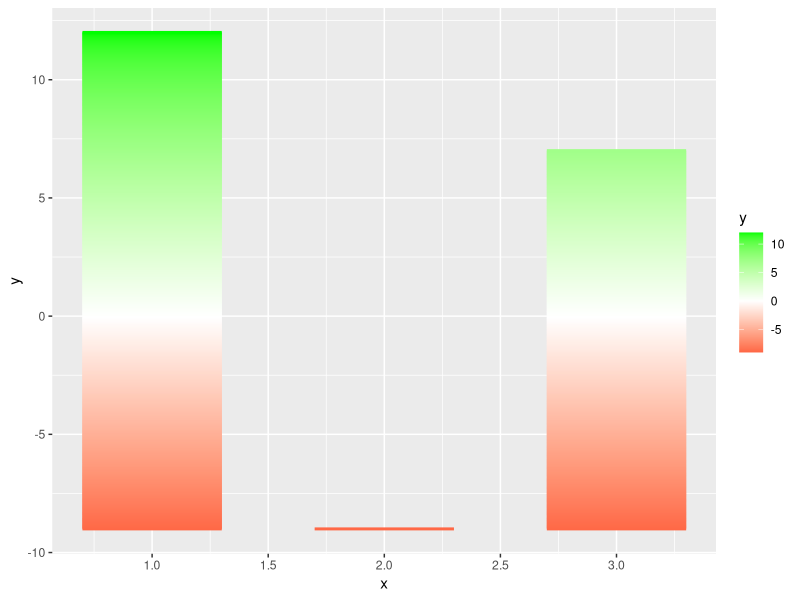

The R script that drew this image:
#!/usr/bin/env Rscript
# instead of geom_bar() or geom_col() for the bars, 
# we actually use geom_segment() the approach is like points actually, but we just put 
# horizontal line segments.
library(tidyverse)
library(Cairo)

d <- data.frame(x=1:3, y = c(12, -9, 7))
rownames(d) <- sprintf("%02i", as.integer(rownames(d)))
lx <- dim(d)[1]
minl <- min(d$y)
barwidth <- 0.6
bd2 <- barwidth/2

# interpolate values from zero to y
vals <- lapply(d$y, function(y) seq(minl, y, by = 0.05))
y <- unlist(vals)
# create corresponding number of x values
mid <- rep(d$x, lengths(vals))
# so what we're going to do is generate horizontal line segmetns and so fill a bar
# stacking them upon each other to reach the required value.
d2 <- data.frame(x = mid - bd2, xend = mid + bd2, y = y, yend = y)
# the y's and yend's are the same because the segmetn only moves on x axis,, its y coord is always the same
CairoPNG("fname.png", 800, 800)
ggplot(data = d2, aes(x = x, xend = xend, y = y, yend = yend, color = y)) +
  geom_segment(size = 1) +
  scale_color_gradient2(low = "red", mid = "white", high = "green", midpoint = 0)
dev.off()
